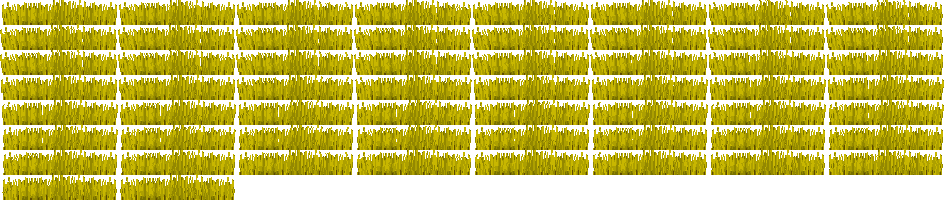
#> input picture assets/road/grass_sway.png, 944 x 200 px, given in place of GandalfHardcore Animated Water Tiles.png, which was not available
$ python import_road_assets.py
#> lines starting #> are read from the running program, lines starting #| are printed output that depends on the picture; pictures that were not available may be replaced by others from this repository, and a replacement may not be noted
### tools/import_assets.py
"""Copy the source art the game uses into res://assets and draw the few small
pieces no pack provides (petal, hearts, moons, bridge plank).

Run from the project folder with Pillow installed:
    python tools/import_assets.py

The asset packs live one folder up (GameDevAsset/). They are never edited;
this script only copies them under snake_case names and prints the numbers
(sprite bounds) the scenes need.
"""
import math
import shutil
from pathlib import Path

from PIL import Image

PROJECT = Path(__file__).resolve().parent.parent
PACKS = PROJECT.parent
ASSETS = PROJECT / "assets"

GANDALF = PACKS / "GandalfHardcore FREE Platformer Assets" / "GandalfHardcore FREE Platformer Assets"
HEROINE = PACKS / "Characters PackV2" / "Characters PackV2" / "WarriorWoman"
MAGIC = PACKS / "Magic Pack 9 files" / "Magic Pack 9 files"
MONSTERS = PACKS / "Monster_Creatures_Fantasy(Version 1.3)" / "Monster_Creatures_Fantasy(Version 1.3)"

# Mariane is the Warrior Woman from Dreamir's Characters Pack. Every sheet is
# one row of 80x64 frames with her feet at y = 48 and her body at x = 44, so
# the sheets are copied as they are. AttackCombo and JumpAttack are left
# out: they are pixel for pixel Attack1+2+3 and JumpAttack1+2 joined, which
# the game already plays in a row as its ground and air combos.
HEROINE_SHEETS = [
    "Idle", "Idle2", "Walk", "Run", "Jump", "Crouch", "CrouchAttack", "Slide",
    "Attack1", "Attack2", "Attack3", "JumpAttack1", "JumpAttack2", "Block",
    "IdleBlock", "Hit", "Death", "GettingUp", "HPRecovery", "MPRecovery",
    "Spell", "Spell2", "LadderClimb", "WallHang", "WallClimb",
]
HEROINE_LICENSE = """Mariane: "Warrior Woman" from Characters Pack by Dreamir
https://dreamir.itch.io/characters-pack

Free for personal and commercial projects, may be modified.
Credit is not required but appreciated (it is in the game's credits).
"""
# The glowing colours of her sword during the Moon Slash (Spell frame 10).
MOON_GLOW = {(127, 241, 245), (66, 206, 235), (186, 245, 239)}
MAGIC_LICENSE = """Magic Pack 9 by Luis Zuno (Ansimuz), https://ansimuz.com
Free for personal and commercial projects, may be modified.
Not to be redistributed or resold as standalone assets.
"""

# Village props: source file -> game file.
GANDALF_FILES = {
    "Floor Tiles1.png": "floor_tiles.png",
    "Animated Sprites/Campfire sheet.png": "campfire_sheet.png",
    "Flowering Tree.png": "flowering_tree.png",
    "Tree1.png": "tree_1.png",
    "Tree2.png": "tree_2.png",
    "Weeping Willow1.png": "weeping_willow.png",
    "House Tiles.png": "house_tiles.png",
    "Angel Statue.png": "angel_statue.png",
    "Tall Grass.png": "tall_grass.png",
    "READ ME.txt": "LICENSE.txt",
}


def frame_key(path: Path) -> int:
    digits = "".join(c for c in path.stem if c.isdigit())
    return int(digits) if digits else 0


def copy(source: Path, target: Path) -> None:
    target.parent.mkdir(parents=True, exist_ok=True)
    shutil.copyfile(source, target)


# [101 lines left out: functions snake_case, copy_heroine, draw_moon_wave, copy_magic, copy_gandalf, copy_misc and 1 more, not called in this run]


HEART = [
    ".OO...OO.",
    "OHHO.OFFO",
    "OHFFOFFFO",
    "OFFFFFFFO",
    ".OFFFFFO.",
    "..OFFFO..",
    "...OFO...",
    "....O....",
]


# [12 lines left out: function draw_heart, not called in this run]


MOON = [
    "..OOO..",
    ".OFFO..",
    "OFFO...",
    "OFFO...",
    "OFFO...",
    ".OFFO..",
    "..OOO..",
]


# [45 lines left out: functions draw_moon, draw_plank, make_generated, report_bounds, not called in this run]


# [7 lines that do not run on import are left out]

### tools/import_road_assets.py
"""Chapter Three art: the Long Road, from autumn into winter.

Run from the project folder after the other importers:
    python tools/import_road_assets.py

Where it comes from:
  GandalfHardcore     autumn and winter background layers with the castle on
                      the horizon, the blizzard, animated water and waterfall
  Pixel Valley        swaying golden oak, pines and grass, frogs, fish and a
                      snake, and road props (signposts, reeds, mushrooms,
                      boulders, ice crystals, an old mine cart...)
  16x16 Fantasy       red and teal trees, snowy fences and bushes, sheep, a
                      well, and the small effects every chapter now uses
                      (hit sparks, landing dust, "!" and "?" pop-ups,
                      glimmers, frost spikes, the fireflies jar)
  Crawling Depths     a vein statue, veins and little blinking eyes in the
                      ice cave (a first glimpse of the moon's rot under the
                      keep in Chapter Four)
  Knight              Kael's Shield, the mini-boss, every sheet straightened
                      onto one canvas so one offset fits all
The packs are never edited; this only copies, crops and repacks.
"""
from pathlib import Path

from PIL import Image, ImageSequence

from import_assets import ASSETS, GANDALF, PACKS, copy

ROAD = ASSETS / "road"
EFFECTS = ASSETS / "effects"
BACKGROUND_LAYERS = GANDALF / "GandalfHardcore Background layers"
VALLEY = PACKS / "Pixel Valley - Revamp" / "Pixel Valley Revamp"
FANTASY = PACKS / "16x16 Fantasy Platformer Pack" / "16x16 Fantasy Platformer Pack"
DEPTHS = PACKS / "CRAWLING DEPTHS" / "CRAWLING DEPTHS"
KNIGHT = PACKS / "Knight" / "Knight"

# Static props: name -> (sheet, (left, top, right, bottom)).
VALLEY_SHEET = VALLEY / "Enviroment.png"
FANTASY_TREES = FANTASY / "Tilesets" / "Basic Tiles Only.png"
FANTASY_PLANTS = FANTASY / "Tilesets" / "Vegetation Tileset 1.png"
PROPS = {
    # Pixel Valley, the autumn road.
    "wheat": (VALLEY_SHEET, (294, 22, 409, 48)),
    "tall_grass": (VALLEY_SHEET, (294, 86, 409, 112)),
    "grass_tuft": (VALLEY_SHEET, (294, 57, 327, 81)),
    "fern": (VALLEY_SHEET, (810, 44, 851, 64)),
    "sapling": (VALLEY_SHEET, (881, 53, 910, 80)),
    "cattail": (VALLEY_SHEET, (834, 106, 846, 160)),
    "reeds": (VALLEY_SHEET, (882, 106, 894, 160)),
    "hollow_stump": (VALLEY_SHEET, (592, 112, 640, 160)),
    "signpost": (VALLEY_SHEET, (832, 161, 862, 192)),
    "signpost_small": (VALLEY_SHEET, (867, 161, 888, 192)),
    "bush_gold": (VALLEY_SHEET, (837, 0, 889, 32)),
    "bush_round": (VALLEY_SHEET, (826, 231, 867, 256)),
    "bush_low": (VALLEY_SHEET, (880, 241, 916, 256)),
    "stone": (VALLEY_SHEET, (802, 315, 839, 336)),
    "boulder": (VALLEY_SHEET, (498, 616, 544, 666)),
    "red_mushrooms": (VALLEY_SHEET, (478, 316, 556, 371)),
    "mine_cart": (VALLEY_SHEET, (240, 527, 271, 544)),
    "mine_door": (VALLEY_SHEET, (481, 552, 511, 607)),
    # Pixel Valley, the ice cave.
    "ice_urchin": (VALLEY_SHEET, (96, 394, 175, 466)),
    "ice_crystals": (VALLEY_SHEET, (47, 356, 94, 384)),
    "ice_column": (VALLEY_SHEET, (0, 432, 32, 496)),
    "ice_cluster": (VALLEY_SHEET, (64, 432, 96, 496)),
    "ice_spikes": (VALLEY_SHEET, (96, 468, 128, 496)),
    "icicle": (VALLEY_SHEET, (146, 467, 157, 496)),
    "green_crystal": (VALLEY_SHEET, (134, 556, 171, 592)),
    # 16x16 Fantasy trees: red for the last of autumn, teal for winter.
    "red_pine": (FANTASY_TREES, (780, 1, 902, 160)),
    "red_pine_small": (FANTASY_TREES, (551, 31, 637, 160)),
    "red_fir": (FANTASY_TREES, (632, 167, 696, 256)),
    "red_tree": (FANTASY_TREES, (881, 137, 1007, 288)),
    "teal_pine": (FANTASY_TREES, (780, 289, 902, 448)),
    "teal_pine_small": (FANTASY_TREES, (551, 319, 637, 448)),
    "teal_fir": (FANTASY_TREES, (550, 452, 618, 560)),
    "teal_fir_small": (FANTASY_TREES, (704, 463, 752, 528)),
    "bare_tree": (FANTASY_TREES, (768, 463, 832, 576)),
    "teal_tree": (FANTASY_TREES, (881, 425, 1007, 576)),
    "stump_snow": (FANTASY_TREES, (640, 549, 672, 576)),
    # 16x16 Fantasy fences, snow and a well.
    "fence": (FANTASY_PLANTS, (0, 24, 48, 48)),
    "fence_snow": (FANTASY_PLANTS, (0, 104, 48, 128)),
    "snow_bush": (FANTASY_PLANTS, (32, 128, 80, 160)),
    "snow_bush_small": (FANTASY_PLANTS, (48, 112, 80, 128)),
    "snow_mound": (FANTASY_PLANTS, (80, 112, 96, 128)),
    "frost_cypress": (FANTASY_PLANTS, (80, 144, 96, 176)),
    "frost_fern": (FANTASY_PLANTS, (16, 160, 32, 176)),
    "well": (FANTASY_PLANTS, (14, 254, 52, 304)),
    # Crawling Depths: the moon's rot, reaching out from the keep.
    "vein_statue": (DEPTHS / "Structures & Details" / "Statue B1.png", None),
    "vein_column": (DEPTHS / "Structures & Details" / "Short Vein Column 1.png", None),
}

# Animated sheets from Pixel Valley: name -> (file, cell size). Frames are
# read left to right, top to bottom, skipping empty cells, then cropped to
# the area every frame covers and repacked in a grid of GRID_COLUMNS.
SWAYING = {
    "oak_sway": ("Tree1 - 42F.png", (256, 256)),
    "pine_sway": ("Pine - 60F.png", (128, 128)),
    "pine_tall_sway": ("Pine II - 60F.png", (256, 256)),
    "grass_sway": ("Bush - 60F.png", (128, 128)),
}
GRID_COLUMNS = 8
# Strips that are already one row: name -> (file, frame width).
VALLEY_STRIPS = {
    "frog": ("Frog - 14F.png", 27),
    "fish": ("Fish - 7F.png", 29),
    "snake": ("Snake - 6F.png", 23),
}
# GIFs made into one-row strips: file -> target.
GIFS = {
    FANTASY / "Animals" / "Sheep" / "White Sheep Idle.gif": ROAD / "sheep_white_idle.png",
    FANTASY / "Animals" / "Sheep" / "White Sheep Walking.gif": ROAD / "sheep_white_walk.png",
    FANTASY / "Animals" / "Sheep" / "White Sheep Sleeping.gif": ROAD / "sheep_white_sleep.png",
    FANTASY / "Animals" / "Sheep" / "Black Sheep Idle.gif": ROAD / "sheep_black_idle.png",
    FANTASY / "Animals" / "Sheep" / "Black Sheep Walking.gif": ROAD / "sheep_black_walk.png",
    FANTASY / "Animals" / "Sheep" / "Black Sheep Sleeping.gif": ROAD / "sheep_black_sleep.png",
    FANTASY / "Tilesets" / "Fireflies pot v2.gif": ROAD / "fireflies_jar.png",
    FANTASY / "Particles And Spells" / "Ice.gif": ROAD / "frost_spikes.png",
    FANTASY / "Particles And Spells" / "Blue Particles.gif": ROAD / "ice_glints.png",
    # Shared effects for every chapter.
    FANTASY / "Particles And Spells" / "Hit (Orange).gif": EFFECTS / "hit_spark.png",
    FANTASY / "Particles And Spells" / "Hit (Blue).gif": EFFECTS / "guard_spark.png",
    FANTASY / "Particles And Spells" / "Dirt.gif": EFFECTS / "landing_dust.png",
    FANTASY / "Particles And Spells" / "Color Shifting Particles.gif": EFFECTS / "glimmer.png",
    FANTASY / "GUI" / "Popups" / "Alert White.gif": EFFECTS / "alert.png",
    FANTASY / "GUI" / "Popups" / "Question Mark White.gif": EFFECTS / "question.png",
}

# GIFs where only some frames are wanted: target -> (first, end). The dirt
# effect's frames 1-7 are a low puff; 8-12 are a tall spray we don't want.
GIF_FRAMES = {"landing_dust.png": (1, 8)}

# The Knight's sheets have different frame widths and put him in different
# places. name -> (file, frame width, his body's x in a frame). Every frame
# goes on a KNIGHT_CANVAS canvas with his body at KNIGHT_BODY_X and his feet
# (y 44) where they were. The long attack sheet is split into its three
# moves so no strip is wider than a web browser allows.
KNIGHT_SHEETS = {
    "idle": ("noBKG_KnightIdle_strip.png", 64, 35),
    "run": ("noBKG_KnightRun_strip.png", 96, 51),
    "attack": ("noBKG_KnightAttack_strip.png", 144, 67),
    "guard": ("noBKG_KnightShield_strip.png", 96, 51),
    "roll": ("noBKG_KnightRoll_strip.png", 180, 67),
    "leap": ("noBKG_KnightJumpAndFall_strip.png", 144, 67),
    "death": ("noBKG_KnightDeath_strip.png", 96, 51),
}
# Attack frames: 0-8 a thrust, 9-13 an overhead slash, 14-21 a spinning low
# sweep that steps forward.
KNIGHT_ATTACKS = {"thrust": (0, 9), "slash": (9, 14), "sweep": (14, 22)}
KNIGHT_CANVAS = (192, 64)
KNIGHT_BODY_X = 64

LICENSE = """Chapter Three art:
- Background layers, blizzard, water: GandalfHardcore (FREE Platformer Assets)
- Swaying trees, grass, frog, fish, snake, road and cave props:
  Pixel Valley | Forest and Cave (Revamped) by kauzz, kauzz.itch.io
- Red and teal trees, fences, snow, sheep, well, effects and pop-ups:
  16x16 Fantasy Platformer Pack (author to confirm from its download page)
- Vein statue, veins, little eyes: Crawling Depths by pingupollas
- Kael's Shield: Knight (see the pack's own terms)
"""


# [37 lines left out: functions gif_strip, grid_frames, repack, not called in this run]


def copy_backgrounds() -> None:
    for season, castle in (("Autumn", "Background Castle Autumn.png"),
                           ("Winter", "Background Castle  Winter.png")):
        folder = BACKGROUND_LAYERS / f"{season} BG"
        name = season.lower()
        for i in range(1, 6):
            copy(folder / f"GandalfHardcore Background layers_layer {i}.png",
                 ROAD / "background" / f"{name}_layer_{i}.png")
        copy(folder / castle, ROAD / "background" / f"{name}_castle.png")
    copy(VALLEY / "Background.png", ROAD / "background" / "wood_back.png")
    copy(VALLEY / "Midleground.png", ROAD / "background" / "wood_mid.png")
    copy(GANDALF / "Snow blizzard sheet frame size 484x274.png", ROAD / "blizzard.png")


def cut_water() -> None:
    """The river's animated surface (20 frames of 32x32) and the waterfall
    (20 frames of 32x128: three tiles of falling water and the splash)."""
    sheet = Image.open(GANDALF / "Animated Sprites" / "GandalfHardcore Animated Water Tiles.png")
    sheet = sheet.convert("RGBA")
    surface = Image.new("RGBA", (32 * 20, 32), (0, 0, 0, 0))
    fall = Image.new("RGBA", (32 * 20, 128), (0, 0, 0, 0))
    for i in range(20):
        surface.paste(sheet.crop((i * 32, 64, i * 32 + 32, 96)), (i * 32, 0))
        fall.paste(sheet.crop((i * 32, 96, i * 32 + 32, 224)), (i * 32, 0))
    surface.save(ROAD / "water_surface.png")
    fall.save(ROAD / "waterfall.png")
    deep = surface.getpixel((16, 31))
    print(f"  deep water colour: {deep}")


def draw_ladder() -> Image.Image:
    """One 32x32 cell of wooden ladder in the village plank colours."""
    dark, mid, light = (58, 36, 32, 255), (112, 70, 52, 255), (152, 101, 70, 255)
    tile = Image.new("RGBA", (32, 32), (0, 0, 0, 0))
    for y in range(32):
        for x in (8, 23):  # The two rails, 3 px wide with a dark outline.
            tile.putpixel((x - 1, y), dark)
            tile.putpixel((x, y), light)
            tile.putpixel((x + 1, y), mid)
            tile.putpixel((x + 2, y), dark)
    for rung_y in (5, 13, 21, 29):
        for x in range(7, 26):
            tile.putpixel((x, rung_y - 1), dark)
            tile.putpixel((x, rung_y), light if 9 < x < 23 else mid)
            tile.putpixel((x, rung_y + 1), dark)
    return tile


def copy_props() -> None:
    for name, (sheet, box) in PROPS.items():
        image = Image.open(sheet).convert("RGBA")
        if box:
            image = image.crop(box)
        image = image.crop(image.getbbox())
        image.save(ROAD / "props" / f"{name}.png")


# [42 lines left out: functions make_animations, straighten_knight, not called in this run]


if __name__ == "__main__":
    for folder in (ROAD, ROAD / "props", ROAD / "background", EFFECTS):
        folder.mkdir(parents=True, exist_ok=True)
    copy_backgrounds()
    cut_water()
#> in cut_water, sheet is the input picture: PIL image 944x200 RGBA; mean R, G, B, A 121.3, 111.6, 0, 180.3
#> in cut_water, `surface = Image.new("RGBA", (32 * 20, 32), (0, 0, 0, 0))`: surface: PIL image 640x32 RGBA; every value is 0
#> in cut_water, `fall = Image.new("RGBA", (32 * 20, 128), (0, 0, 0, 0))`: fall: PIL image 640x128 RGBA; every value is 0
#> after the loop in cut_water, `for i in range(20):`:
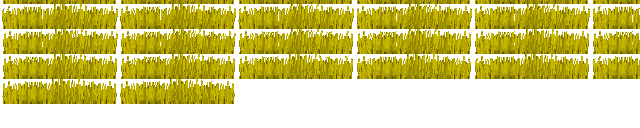
#> fall: PIL image 640x128 RGBA; mean R, G, B, A 91.8, 84.5, 0, 137.2; transparent parts drawn white
#> after the loop in cut_water, `for i in range(20):`:
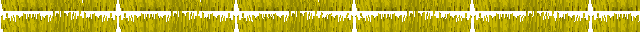
#> surface: PIL image 640x32 RGBA; mean R, G, B, A 141.5, 130.3, 0, 209.9; transparent parts drawn white
#> in cut_water, `deep = surface.getpixel((16, 31))`: deep = (147, 136, 0, 255)
#|   deep water colour: (147, 136, 0, 255)
    draw_ladder().save(ROAD / "ladder.png")
#> in draw_ladder, `tile = Image.new("RGBA", (32, 32), (0, 0, 0, 0))`: tile: PIL image 32x32 RGBA; every value is 0
#> after the loop in draw_ladder, `for y in range(32):`:
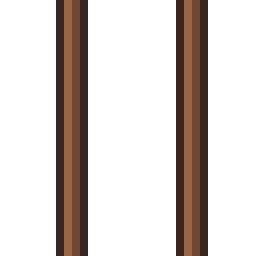
#> tile: PIL image 32x32 RGBA (shown 8 times larger); mean R, G, B, A 23.8, 15.2, 11.6, 63.8; transparent parts drawn white
#> after the loop in draw_ladder, `for rung_y in (5, 13, 21, 29):`:
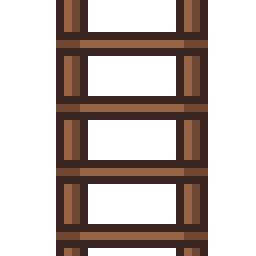
#> tile: PIL image 32x32 RGBA (shown 8 times larger); mean R, G, B, A 33.8, 21.6, 16.8, 96.6; transparent parts drawn white
    copy_props()
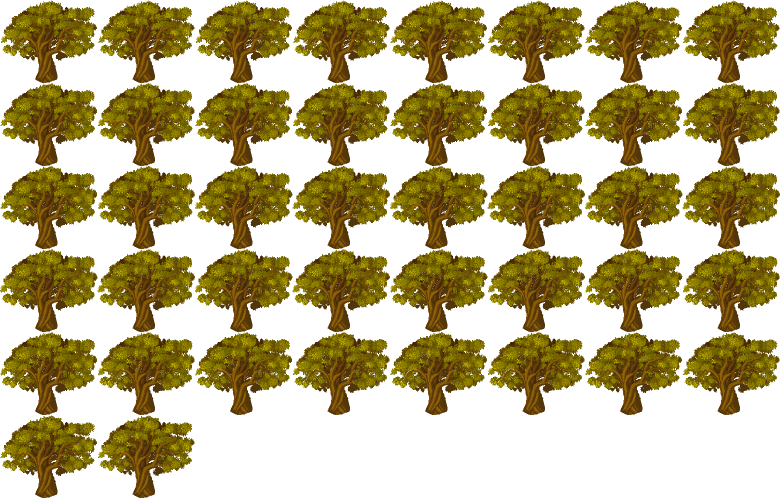
#> input picture assets/road/oak_sway.png, 1560 x 996 px, given in place of Enviroment.png, which was not available (shown at 1/2 size)
#> in copy_props, image is the input picture: PIL image 1560x996 RGBA; mean R, G, B, A 56.5, 45, 1.7, 126.8
#> in copy_props, `image = image.crop(box)`:
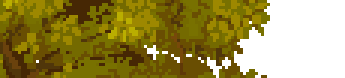
#> image: PIL image 115x26 RGBA (shown 3 times larger); mean R, G, B, A 83.1, 69.5, 1.2, 182.5; transparent parts drawn white
#> in copy_props, `image = image.crop(image.getbbox())`:
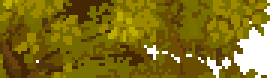
#> image: PIL image 90x26 RGBA (shown 3 times larger); mean R, G, B, A 106.1, 88.8, 1.5, 233.2; transparent parts drawn white
#> (the run stopped early here; a loop or call above may not have finished)
